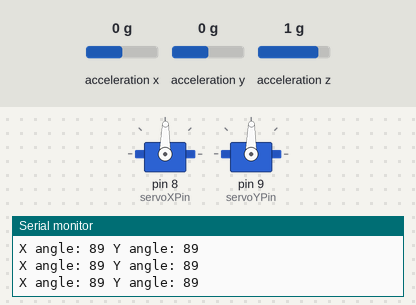
This sketch was run on a simulated Arduino Uno, built with avr-gcc and run on an emulated ATmega328P. On the bench: 2 × servo, the last lines printed to the serial monitor. The inputs (shaded band) are chosen by the test bench; at power-on: acceleration x 0 g, acceleration y 0 g, acceleration z 1 g.

Above: at 1.2 s.
1.3 s: acceleration x set to 0.8 g
At 2.6 s:
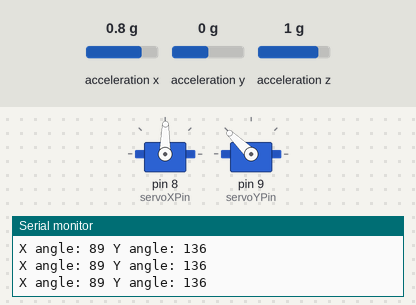
2.9 s: acceleration y set to -1.4 g
At 3.7 s:
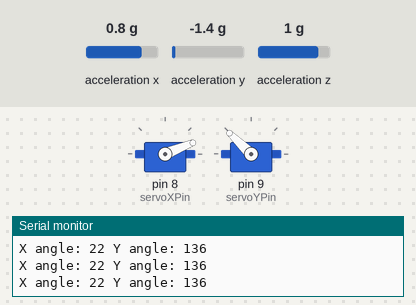
4.5 s: acceleration z set to -1.4 g
At 5.5 s:
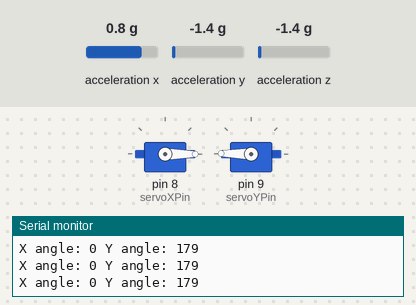
6.0 s: acceleration x set to 0.1 g
9.0 s: acceleration x set to -0.2 g
At 9.4 s:
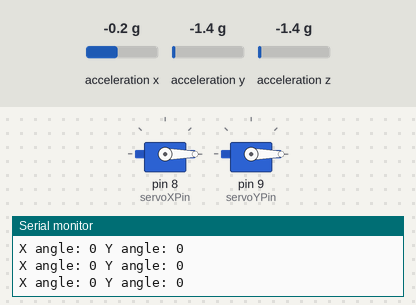
10.6 s: acceleration y set to -0.2 g
13.6 s: acceleration y set to 0.1 g
At 14.0 s:
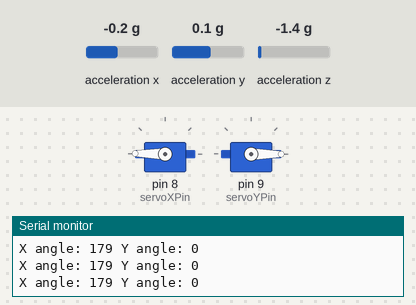
Timing chart, 0 to 16.2 s (numbered marks = the images above; inputs shaded):
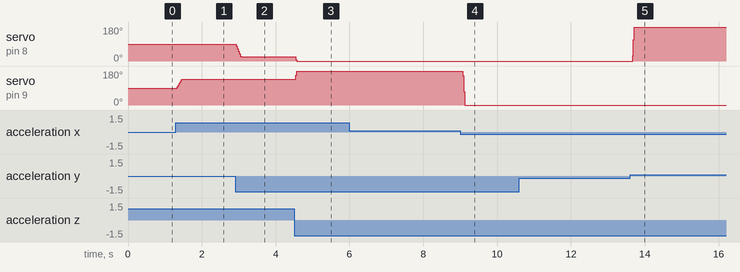

Measured:
- the behaviour switches between 0 and -0.1 g on acceleration x (found by bisection; images 3 and 4)
- the behaviour switches between -0.1 and 0 g on acceleration y (found by bisection; images 4 and 5)
- after the input at 1.3 s, servo on pin 9 (servoYPin): 89° → 136° at once
- after the input at 2.9 s, servo on pin 8 (servoXPin): 89° → 22° at once
- after the input at 4.5 s, servo on pin 8 (servoXPin): 22° → 0° after 0.05 s; servo on pin 9 (servoYPin): 136° → 179° after 0.05 s
- after the input at 9.0 s, servo on pin 9 (servoYPin): 179° → 0° after 0.07 s
- after the input at 13.6 s, servo on pin 8 (servoXPin): 0° → 179° after 0.07 s

The sketch:

balanssak.ino
```cpp
/*
Balancing plate

Balances a plate with the use of an accelerometer.

Created 7 February 2025
 by Joshua Odgowu
*/

// Libraries
#include <Adafruit_LIS3DH.h> // Include the library for LIS3DH
#include <Adafruit_Sensor.h> // Needed for sensors
#include <Servo.h> // Include library to use servo motors

// Create a LIS3DH-object
Adafruit_LIS3DH lis = Adafruit_LIS3DH();

// Constants and variables for servo motors
Servo servoX; // Servo motor for X-axis
Servo servoY; // Servo motor for Y-axis
const int servoXPin = 8; // Pin for controlling X-axis servomotor
const int servoYPin = 9; // Pin for controlling Y-axis servomotor

// Buffer variables
const int buffLength = 5;
int bufferX[buffLength];
int bufferY[buffLength];
int indexX=0;
int indexY=0;

int angleXMed;
int angleYMed;

// Adjusting parameters
const int minServoAngle = 0;   // Smallest angle the servo can move to.
const int maxServoAngle = 179; // Biggest angle the servo can move to.

void setup() {
  // Initialize serial communication for debugging purposes.
  Serial.begin(9600);

  // Initialize LIS3DH
  if (!lis.begin(0x18)) { // Standard I2C-address for LIS3DH
    Serial.println("Could not find LIS3DH. Control connections.");
    while (1);
  }

  Serial.println("LIS3DH initialized!");
  lis.setRange(LIS3DH_RANGE_2_G); //  Measuring range (2G, 4G, 8G, 16G)

  // Initialise servomotors and put them in center
  servoX.attach(servoXPin);
  servoY.attach(servoYPin);
  servoX.write(90); // Center for X-axis
  servoY.write(90); // Center for Y-axis
}

void loop() {
  // Read accelerometerdata
  sensors_event_t event;
  lis.getEvent(&event);

  // Calculate angles based on accelerometer data
  float angleX = atan2(event.acceleration.y, event.acceleration.z) * 180.0 / PI; // X (in degrees)
  float angleY = atan2(event.acceleration.x, event.acceleration.z) * 180.0 / PI; // Y (in degrees)


  bufferX[indexX]=angleX;
  bufferY[indexY]=angleY;

  // Use a modulo operator to index
  indexX=(indexX+1)%buffLength;
  indexY=(indexY+1)%buffLength;

  // Make an average so the motion is smoother; a filter of sorts.
  for(int i=0; i < buffLength ; i++) {
    angleXMed = angleXMed + bufferX[i];
  }
  angleXMed = angleXMed/buffLength;

  for(int i=0; i < buffLength ; i++) {
    angleYMed = angleYMed + bufferY[i];
  }
  angleYMed = angleYMed/buffLength;

  // Convert angles to servo friendly values, between min and max angles.
  int servoXAngle = map(angleXMed, -90, 90, minServoAngle, maxServoAngle);
  int servoYAngle = map(angleYMed, -90, 90, minServoAngle, maxServoAngle);

  // Constrain angles for safety.
  servoXAngle = constrain(servoXAngle, minServoAngle, maxServoAngle);
  servoYAngle = constrain(servoYAngle, minServoAngle, maxServoAngle);

  // Debugging: Write out the calculated angles to the serial monitor.
  Serial.print("X angle: ");
  Serial.print(servoXAngle);
  Serial.print(" Y angle: ");
  Serial.println(servoYAngle);

  // Move the servo to the specified angle.
  servoX.write(servoXAngle);
  servoY.write(servoYAngle);

  // Short pause for stability.
  delay(1);
}
```
